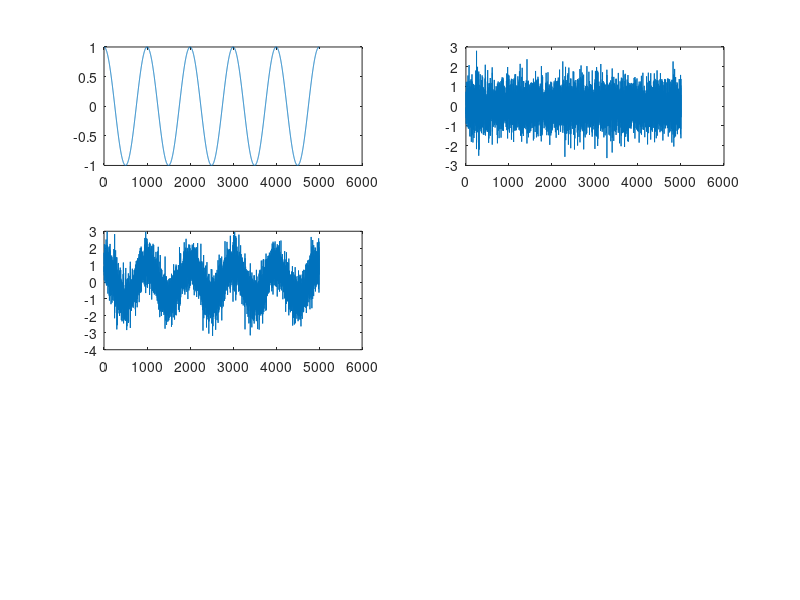

The MATLAB script that drew this image: (Note: this script raises an error after producing the figure.)
clc;

%obtain cosine wave signal
t=0:pi/500:10*pi;
x=cos(t);
x=x(:);%cosine value
sz=size(x,1);
subplot(3,2,1);
title('the desired sine wave signal');
plot(x);
%axis([0 sz -1.1 1.1]);
%obtain cos in frea domain
% xf=fft(x,1024);
% subplot(4,2,2);
% title('the desired sine wave signal in frequency domain');
% plot(abs(xf));
%white noise
z=tf('z',1);
F0=0.5-0.5*z^-1;
w=randn(size(x));
noise=lsim(F0, w);%y0
subplot(3,2,2);
title('the white nosie');
plot(noise);
%noise in freq domain
% wf=fft(noise,1024);
% subplot(4,2,4);
% title('the white nosie in frequency domain');
% plot(abs(wf));
% the primary signal
d=x+noise;
subplot(3,2,3);
title('the primary signal');
plot(d);
% the primary signal in freq domain
% df=fft(d, 1024);
% subplot(4,2,6);
% title('the primary signal in frequency domain');
% plot(abs(df));

%step size
mu=0.00125;
%original coefficients vector
hm_0=[1;1];

[hm,ee]=LMS(mu, hm_0, w, d);
% en = dn - ee
en=d-ee;
subplot(3,2,4);
title('the estimated signal');
plot(en);

title('the filter coefficients');
plot((1:1:5001),hm(1,:));
hold on;
plot((1:1:5001),hm(2,:));


%using stochastic-gradient-descent algorithm
function [hm,ee]=LMS(mu, h0, x, d)
% LMS
% input args:
% mu = the step size
% h0 = original filter coefficients
% x = input signal , whith noise sequence w[n]
% d = desired signal, the primary signal d[n]
% output args:
% hm = filter coefficients in each iterations
% ee = estimated error

% input signal length
N = length(x);

% make sure x and d are column vectos
x=x(:);
d=d(:);

% filter coefficients number
M=size(h0, 1);
hm=zeros(2,1);
ee=zeros(size(x));%adapted output

for n=M:N
    arr=x(n:-1:n-M+1);
    e(n)=d(n)-h0'*arr;
    h0=h0+mu*e(n)*arr;
    hm(1,n)=h0(1);
    hm(2,n)=h0(2);
    ee(n)=h0'*arr;
end

end

